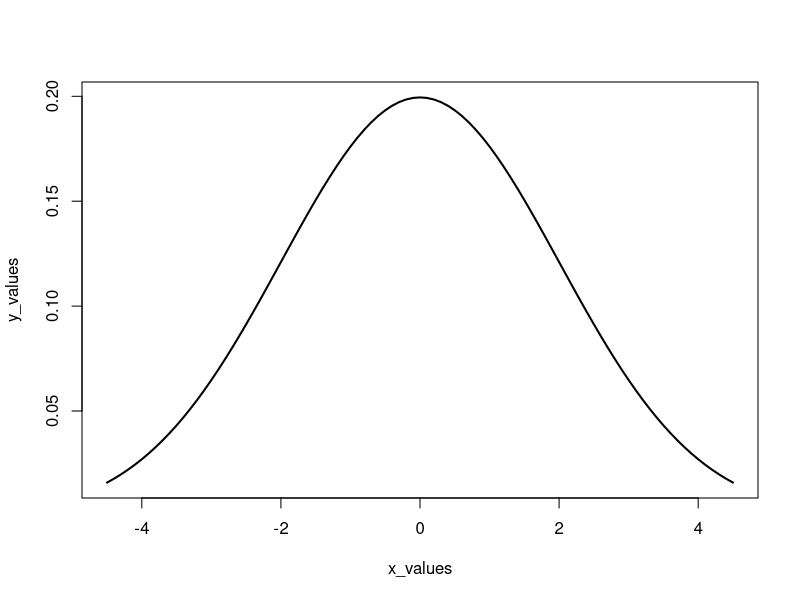
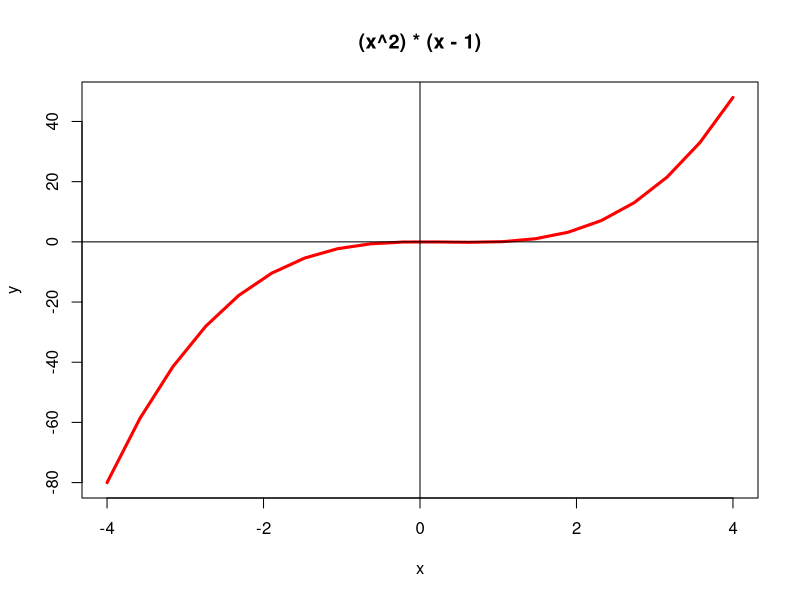
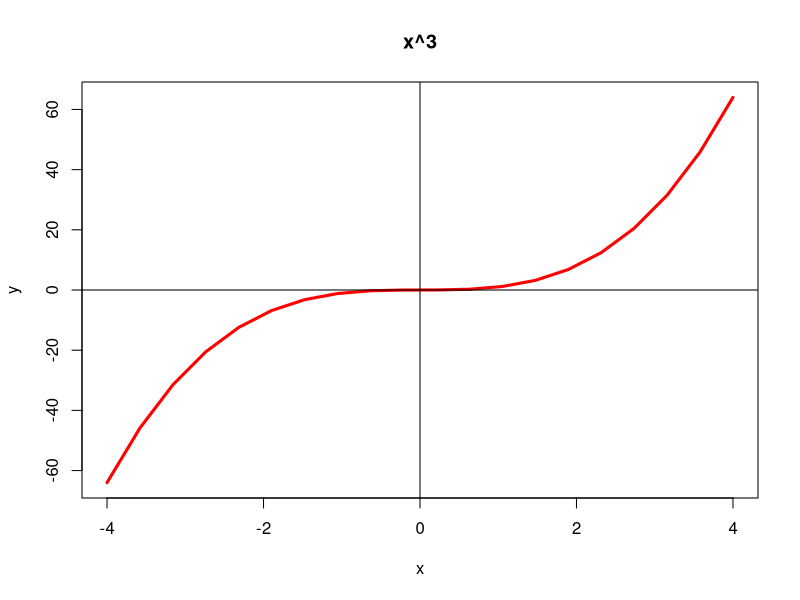
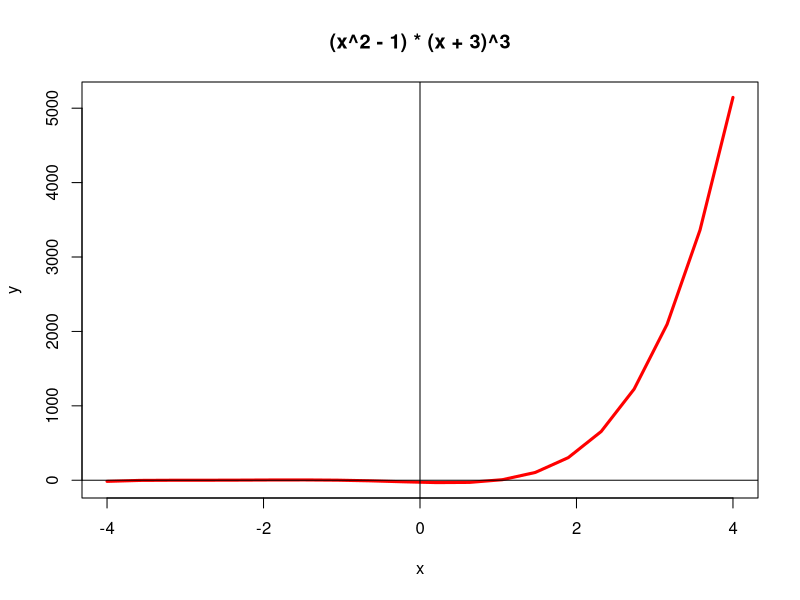
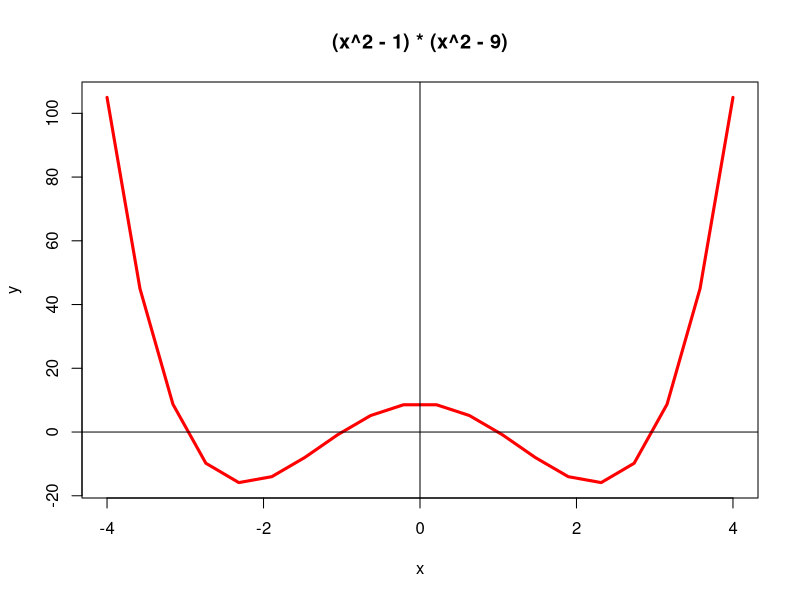

Reproduce these figures in R, in order.
## ---- chunk 1
library("knitr")
library("dplyr")
library("ggplot2")
library("readr")

knitr::opts_chunk$set(fig.path = "../images/")
## ---- chunk 2
f <- function(x){
  x^2
}

g <- function(x){
  (2*x) +5
}

fog <- function(x){
  g_x <- g(x)
  f(g_x)
}

gof <- function(x){
  f_x <- f(x)
  g(f_x)
}

pythagoras <- function(a, b = a){
  sqrt(a^2 + b^2)
}
## ---- chunk 3
miles2kms <- function(a = 1){
  a * 1.6
}

gallons2liters <- function(g = 1){
  g * 3.78541
}

liters2gallons <- function(l = 1){
  gallons2liters(l) / gallons2liters(1)^2
}

seconds2years <- function(sec){
  min <- (1/60) * sec
  hour <- (1/60) * min
  day <- (1/24) * hour
  year <- (1/365.25) * day
  year
}
## ---- chunk 4
gaussian <- function(x, m, s){
  exp(-.5 * ((x - m) / s)^2) / (s * sqrt(2*pi))
}

plot_points <- function(fxn){
  x <- seq(-4, 4, length.out = 20)
  y <- fxn(x)
  plot(x, y, type = "l", lwd = 3, col = "red")
  abline(h = 0, v = 0)
  title(main = paste(body(fxn))[2])
}

poly1 <- function(x){
  (x^2) * (x - 1)
}

poly2 <- function(x){
  x^3
}

poly3 <- function(x){
  (x^2 - 1) * (x + 3)^3
}

poly4 <- function(x){
  (x^2 - 1) * (x^2 - 9)
}
## ---- chunk 5
x_values <- seq(-4.5, 4.5, .1)
y_values <- gaussian(x_values, 0, 2)
plot(x_values, y_values, type = "l", lwd = 2)

plot_points(poly1)
plot_points(poly2)
plot_points(poly3)
plot_points(poly4)
## ---- chunk 6
descriptive <- function(x){
  out <- c("min" = min(x),
           "q1" = quantile(x, probs = .25),
           "median" = median(x),
           "mean" = mean(x),
           "q3" = quantile(x, probs = .75),
           "max" = max(x),
           "range" = range(x),
           "iqr" = IQR(x),
           "sd" = sd(x))
  return(out)
}

combinations <- function(n, k){
  factorial(n) / (factorial(k) * factorial(n - k))
}

binom_prob <- function(n, k, prob){
  combinations(n, k) * prob^k * (1 - prob)^(n-k)
}
## ---- chunk 7
squish_0_100 <- function(x){
  if (x < 0){
    return(0)
  } else if (x > 100){
    return(100)
  } else {
    return(x)
  }
}

is_even <- function(x){
  if (is.numeric(x)){
    if (x %% 2 == 0){
      return(TRUE)
    } else {
      return(FALSE)
    }
  } else {
    return(NA)
  }
}

is_odd <- function(x){
  if (is.na(is_even(x))){
    return(NA)
  } else if (is_even(x)){
    return(FALSE)
  } else {
    return(TRUE)
  }
}
## ---- chunk 8
grade <- function(score){
  if (score > 100 | score < 0){
    stop("score must be a number between 0 and 100")
  } else if (score <= 100 & score >= 90){
    return("A")
  } else if (score < 90 & score >= 80){
    return("B")
  } else if (score < 80 & score >= 70){
    return("C")
  } else if (score < 70 & score >= 60){
    return("D")
  } else {
    return("F")
  }
}
## ---- chunk 9
miles2inches <- function(x = 1){
  x * 63360
}

miles2feet <- function(x = 1){
  x * 5280
}

miles2yards <- function(x = 1){
  x * 1760
}

miles2meters <- function(x = 1){
  x / 0.00062137
}

miles2kms <- function(x = 1){
  x / 0.62137
}

convert <- function(mi, to = "km"){
  switch(to,
         "in" = miles2inches(mi),
         "ft" = miles2feet(mi),
         "yd" = miles2yards(mi),
         "m" = miles2meters(mi),
         "km" = miles2kms(mi),
         NA)
}
